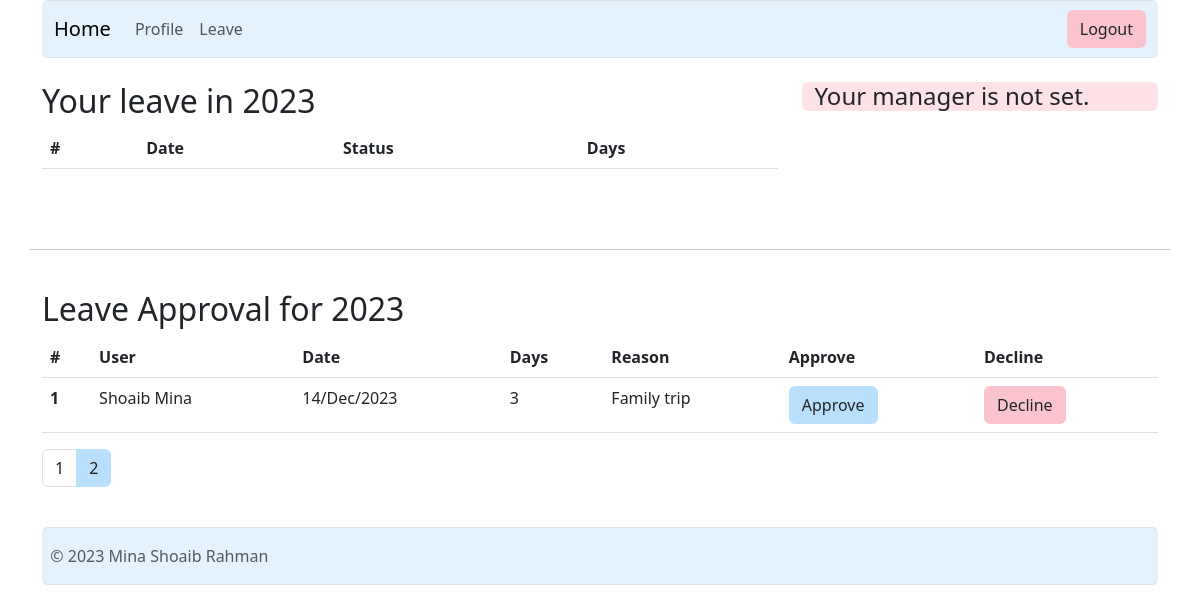
The page /leave.php?ml=1&la=2 (signed in) on the database its author committed.
### tables this page shows
CREATE TABLE `leave` (
  `id` bigint(20) NOT NULL,
  `creation_date` datetime(6) NOT NULL,
  `approved` tinyint(1) DEFAULT NULL,
  `approve_date` datetime(6) DEFAULT NULL,
  `start_date` datetime(6) NOT NULL,
  `day_count` int(10) UNSIGNED NOT NULL,
  `comment` longtext NOT NULL,
  `approver_id` int(11) NOT NULL,
  `user_id` int(11) NOT NULL
);

CREATE TABLE `user` (
  `id` int(11) NOT NULL,
  `password` varchar(128) NOT NULL,
  `token` char(255) DEFAULT NULL,
  `last_login` datetime(6) DEFAULT NULL,
  `is_superuser` tinyint(1) NOT NULL,
  `username` varchar(150) DEFAULT NULL,
  `first_name` varchar(150) DEFAULT NULL,
  `last_name` varchar(150) DEFAULT NULL,
  `email` varchar(254) DEFAULT NULL,
  `is_active` tinyint(1) NOT NULL,
  `date_joined` datetime(6) NOT NULL,
  `supervisor_id` int(11) DEFAULT NULL,
  `can_approve_leave` tinyint(1) NOT NULL
);

### includes/db/leave_query.php (called while the page is built, shortened)
<?php
function getAllPendingLeaveByApproverInCurrentYear($id, $page) {
    global $connection;
    $offset = ($page - 1) * ENV_PAGE_LIMIT;
    $limit = ENV_PAGE_LIMIT;
    $query = "SELECT leave.id, leave.start_date, leave.day_count, leave.comment, user.first_name, user.last_name ";
    $query .= "FROM `leave` INNER JOIN `user` ON user.id = leave.user_id ";
    $query .= "WHERE approver_id = {$id} AND approved IS NULL AND YEAR(start_date) = YEAR(CURDATE()) ";
    $query .= "ORDER BY start_date ";
    $query .= "LIMIT {$limit} OFFSET {$offset}";
    if ($result = mysqli_query($connection, $query)) {
        return $result;
    }
    return null;
}
function getAllPendingLeaveCountByApproverInCurrentYear($id) {
    global $connection;
    $query = "SELECT leave.id, leave.start_date, leave.day_count, leave.comment, user.first_name, user.last_name ";
    $query .= "FROM `leave` INNER JOIN `user` ON user.id = leave.user_id ";
    $query .= "WHERE approver_id = {$id} AND approved IS NULL AND YEAR(start_date) = YEAR(CURDATE()) ";
    $query .= "ORDER BY start_date";
    if ($result = mysqli_query($connection, $query)) {
        return mysqli_num_rows($result);
    }
    return 0;
}
?>

### includes/db/functions.php (called while the page is built, shortened)
<?php include "leave_query.php"; ?>
<?php
function getPrintableDate($input) {
    $date = strtotime($input);
    return date('d/M/Y', $date);
}
?>

### leave.php (the view, shortened to what this page needs)
<?php include "includes/ui/header.php"; ?>
<?php
if (!isset($_GET['ml'])) {
	$currentPageMyLeave = 1;
} else {
	$currentPageMyLeave = $_GET['ml'];
}
$myLeaveCount = getAllLeaveCountByUserInCurrentYear($_SESSION["id"]);
$totalPageMyLeave = ceil($myLeaveCount / ENV_PAGE_LIMIT);
if (!isset($_GET['la'])) {
	$currentPageLeaveApproval = 1;
} else {
	$currentPageLeaveApproval = $_GET['la'];
}
$myLeaveApprovalCount = getAllPendingLeaveCountByApproverInCurrentYear($_SESSION["id"]);
$totalPageLeaveApproval = ceil($myLeaveApprovalCount / ENV_PAGE_LIMIT);
?>
<div class="row">
    <div class="col-md-8">
        <h2>Your leave in <?php echo date("Y"); ?></h2>
        <div class="table-responsive">
            <table class="table">
                <thead>
                    <tr>
                    <th scope="col">#</th>
                    <th scope="col">Date</th>
                    <th scope="col">Status</th>
                    <th scope="col">Days</th>
                    </tr>
                </thead>
            </table>
        </div>
<?php
                $maxViewPageMyLeave = $totalPageMyLeave > $currentPageMyLeave + 1 ? $currentPageMyLeave + 1 : $totalPageMyLeave;
                if ($currentPageMyLeave > 1) {
                    $i = $currentPageMyLeave - 1;
                } else {
                    $i = $currentPageMyLeave;
                }
                for (; $i <= $maxViewPageMyLeave; $i++) {
                    if ($currentPageMyLeave == $i) {
                        echo "<li class='page-item active'><a class='page-link' href='leave.php?ml={$i}&la={$currentPageLeaveApproval}'>{$i}</a></li>";
                    } else {
                        echo "<li class='page-item'><a class='page-link' href='leave.php?ml={$i}&la={$currentPageLeaveApproval}'>{$i}</a></li>";
                    }
                }
?>
    </div>
    <?php include "includes/ui/leave_sidebar.php"; ?>
    <div class="col-md-12"><br></div>
    <div class="col-md-12"><br></div>
<?php if (isset($_SESSION["can_approve_leave"]) && $_SESSION["can_approve_leave"]) { ?>
    <hr>
    <div class="col-md-12"><br></div>
    <div class="col-md-12">
        <h2>Leave Approval for <?php echo date("Y"); ?></h2>
        <div class="table-responsive">
            <table class="table">
                <thead>
                    <tr>
                    <th scope="col">#</th>
                    <th>User</th>
                    <th scope="col">Date</th>
                    <th scope="col">Days</th>
                    <th scope="col">Reason</th>
                    <th scope="col">Approve</th>
                    <th scope="col">Decline</th>
                </tr>
                </thead>
                <tbody>
<?php
if ($result = getAllPendingLeaveByApproverInCurrentYear($_SESSION["id"], $currentPageLeaveApproval)) {
    $count = 0;
    while ($row = mysqli_fetch_assoc($result)) {
?>
                    <tr>
                        <th scope="row"><?php echo ++$count; ?></th>
                        <td><?php echo $row["first_name"]." ".$row["last_name"]; ?></td>
                        <td><?php echo getPrintableDate($row["start_date"]); ?></td>
                        <td><?php echo $row["day_count"]; ?></td>
                        <td><?php echo $row["comment"]; ?></td>
                        <td><form action="includes/action/leave_approval.php" method="post">
                            <button type="submit" class="btn primary-button-color" name="leave_approve">Approve</button>
                        </form></td>
                        <td><form action="includes/action/leave_approval.php" method="post">
                            <button type="submit" class="btn secondary-button-color" name="leave_decline">Decline</button>
                        </form></td>
                    </tr>
<?php
        }
    }
?>
                </tbody>
            </table>
        </div>
        <nav>
            <ul class="pagination">
<?php
                $maxViewPageLeaveApproval = $totalPageLeaveApproval > $currentPageLeaveApproval + 1 ? $currentPageLeaveApproval + 1 : $totalPageLeaveApproval;
                if ($currentPageLeaveApproval > 1) {
                    $i = $currentPageLeaveApproval - 1;
                } else {
                    $i = $currentPageLeaveApproval;
                }
                for (; $i <= $maxViewPageLeaveApproval; $i++) {
                    if ($currentPageLeaveApproval == $i) {
                        echo "<li class='page-item active'><a class='page-link' href='leave.php?ml={$currentPageMyLeave}&la={$i}'>{$i}</a></li>";
                    } else {
                        echo "<li class='page-item'><a class='page-link' href='leave.php?ml={$currentPageMyLeave}&la={$i}'>{$i}</a></li>";
                    }
                }
?>
            </ul>
        </nav>
    </div>
<?php } ?>
</div>
<?php include "includes/ui/footer.php"; ?>

### css/style.css (style rules this page uses)
.primary-button-color { background-color: #b8e0fd; }
.secondary-button-color { background-color: #fac3ce; }
.pagination > li > a { background-color: white; color: rgb(31, 31, 31); }
.pagination > .active > a { color: rgb(31, 31, 31); background-color: #b8e0fd; border: solid 1px #b8e0fd; }

### rows shown on the page
leave: user.first_name "Shoaib", user.last_name "Mina", start_date "14/Dec/2023", day_count "3", comment "Family trip"
